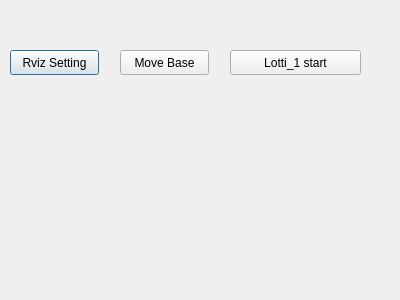
<?xml version="1.0" encoding="UTF-8"?>
<ui version="4.0">
 <class>Dialog</class>
 <widget class="QDialog" name="Dialog">
  <property name="geometry">
   <rect>
    <x>0</x>
    <y>0</y>
    <width>400</width>
    <height>300</height>
   </rect>
  </property>
  <property name="windowTitle">
   <string>Dialog</string>
  </property>
  <widget class="QPushButton" name="rviz_btn">
   <property name="geometry">
    <rect>
     <x>10</x>
     <y>50</y>
     <width>89</width>
     <height>25</height>
    </rect>
   </property>
   <property name="text">
    <string>Rviz Setting</string>
   </property>
  </widget>
  <widget class="QPushButton" name="move_base_btn">
   <property name="geometry">
    <rect>
     <x>120</x>
     <y>50</y>
     <width>89</width>
     <height>25</height>
    </rect>
   </property>
   <property name="text">
    <string>Move Base</string>
   </property>
  </widget>
  <widget class="QPushButton" name="lotti1_btn">
   <property name="geometry">
    <rect>
     <x>230</x>
     <y>50</y>
     <width>131</width>
     <height>25</height>
    </rect>
   </property>
   <property name="text">
    <string>Lotti_1 start</string>
   </property>
  </widget>
 </widget>
 <resources/>
 <connections/>
</ui>
